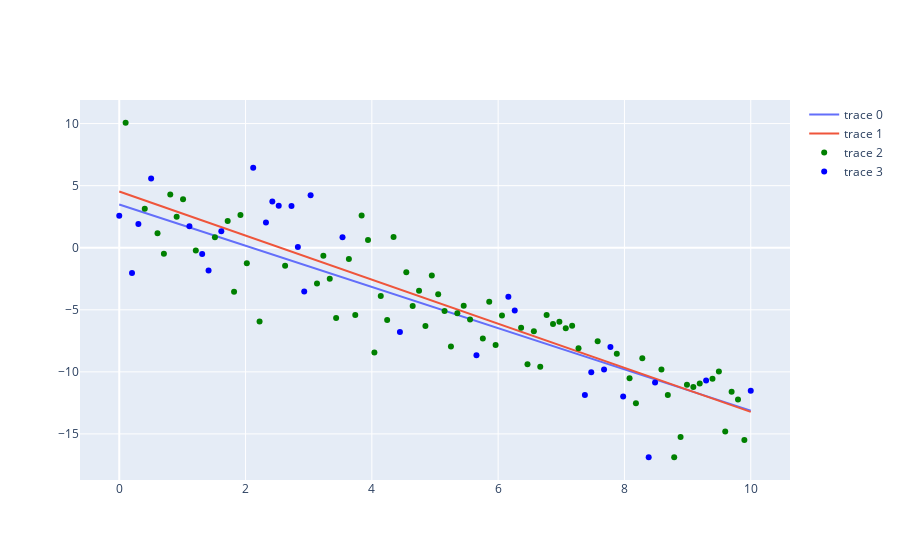

The notebook cell saved with this chart:
### Markdown cell above
<hr style="border: 2px solid black">
при значении learning rate = 0.9 значения функции привысили $10^{26}$<br>
Причина этому возможность вылета из области минимума, и никогда больше не вернуться в начальную точку

### Code cell
fig = go.Figure()
x=np.linspace(min(data['x']),max(data['x']),100)
fig.add_trace(go.Scatter(x=x, y=w1*x + w2))
fig.add_trace(go.Scatter(x=x, y=-1.7758*x+4.5338))
fig.add_trace(go.Scatter(x=train.x, y=train.y, mode='markers', marker=dict(color='green')))
fig.add_trace(go.Scatter(x=test.x, y=test.y, mode='markers', marker=dict(color='blue')))
